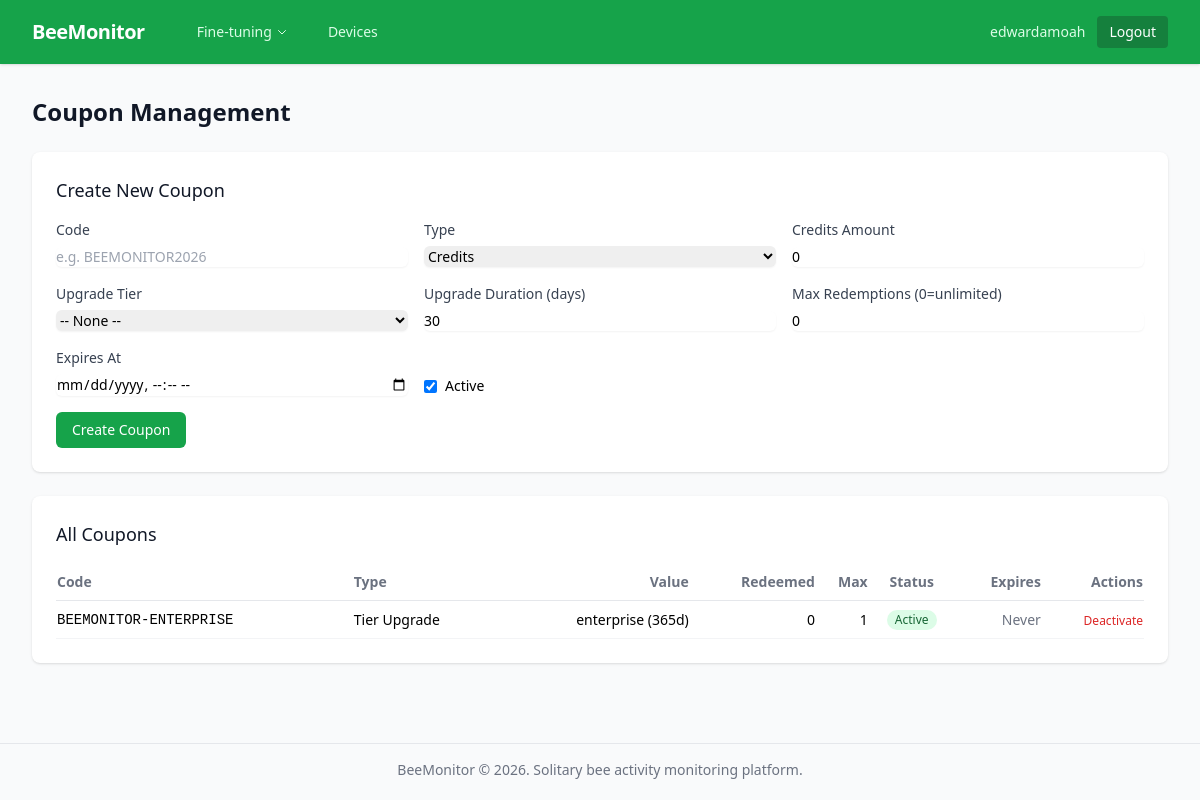
Screenshot of /accounts/coupons/ (signed in) with the database file from the repository.
### apps/accounts/models.py (models this page shows, shortened)
class Coupon(models.Model):
    class CouponType(models.TextChoices):
        CREDITS = "credits", "Credits"
        TIER_UPGRADE = "tier_upgrade", "Tier Upgrade"
    code = models.CharField(max_length=50, unique=True)
    coupon_type = models.CharField(max_length=20, choices=CouponType.choices)
    credits_amount = models.IntegerField(default=0, help_text="Bonus credits to add")
    upgrade_tier = models.CharField(
        max_length=20,
        choices=UserProfile.Tier.choices,
        blank=True,
        default="",
        help_text="Tier to upgrade user to",
    )
    upgrade_duration_days = models.IntegerField(default=30, help_text="How long tier upgrade lasts")
    max_redemptions = models.IntegerField(default=0, help_text="0 = unlimited")
    times_redeemed = models.IntegerField(default=0)
    is_active = models.BooleanField(default=True)
    created_at = models.DateTimeField(auto_now_add=True)
    expires_at = models.DateTimeField(null=True, blank=True)
    @property
    def is_valid(self):
        if not self.is_active:
            return False
        if self.max_redemptions > 0 and self.times_redeemed >= self.max_redemptions:
            return False
        if self.expires_at and timezone.now() > self.expires_at:
            return False
        return True

### apps/accounts/views.py (the view)
# urls.py: path("coupons/", views.CouponListView.as_view(), name="coupons"),
class CouponListView(LoginRequiredMixin, StaffRequiredMixin, ListView):
    model = Coupon
    template_name = "accounts/coupons.html"
    context_object_name = "coupons"
    ordering = ["-created_at"]
    def get_context_data(self, **kwargs):
        ctx = super().get_context_data(**kwargs)
        ctx["form"] = CouponForm()
        return ctx

### apps/accounts/forms.py
class CouponForm(forms.ModelForm):
    class Meta:
        model = Coupon
        fields = [
            "code", "coupon_type", "credits_amount",
            "upgrade_tier", "upgrade_duration_days",
            "max_redemptions", "is_active", "expires_at",
        ]
        widgets = {
            "expires_at": forms.DateTimeInput(attrs={"type": "datetime-local"}),
        }

### apps/accounts/views.py (called while the page is built)
    def test_func(self):
        return self.request.user.is_staff

### apps/accounts/templates/accounts/coupons.html (shortened to what this page needs)
{% extends "base.html" %}
{% block content %}
<h1 class="text-2xl font-bold text-gray-900 mb-6">Coupon Management</h1>
<div class="bg-white shadow rounded-lg p-6 mb-6">
  <h2 class="text-lg font-medium text-gray-900 mb-4">Create New Coupon</h2>
  <form method="post" action="{% url 'accounts:coupon_create' %}">
    <div class="grid grid-cols-1 sm:grid-cols-2 lg:grid-cols-3 gap-4">
      <div>
        <label class="block text-sm font-medium text-gray-700 mb-1">Code</label>
        <input type="text" name="code" required
          class="w-full rounded-md border-gray-300 shadow-sm focus:border-amber-500 focus:ring-amber-500 text-sm"
          placeholder="e.g. BEEMONITOR2026">
      </div>
      <div>
        <label class="block text-sm font-medium text-gray-700 mb-1">Type</label>
        <select name="coupon_type" required
          class="w-full rounded-md border-gray-300 shadow-sm focus:border-amber-500 focus:ring-amber-500 text-sm">
          <option value="credits">Credits</option>
        </select>
      </div>
      <div>
        <label class="block text-sm font-medium text-gray-700 mb-1">Credits Amount</label>
        <input type="number" name="credits_amount" value="0" min="0"
          class="w-full rounded-md border-gray-300 shadow-sm focus:border-amber-500 focus:ring-amber-500 text-sm">
      </div>
      <div>
        <label class="block text-sm font-medium text-gray-700 mb-1">Upgrade Tier</label>
        <select name="upgrade_tier"
          class="w-full rounded-md border-gray-300 shadow-sm focus:border-amber-500 focus:ring-amber-500 text-sm">
          <option value="">-- None --</option>
        </select>
      </div>
      <div>
        <label class="block text-sm font-medium text-gray-700 mb-1">Upgrade Duration (days)</label>
        <input type="number" name="upgrade_duration_days" value="30" min="1"
          class="w-full rounded-md border-gray-300 shadow-sm focus:border-amber-500 focus:ring-amber-500 text-sm">
      </div>
      <div>
        <label class="block text-sm font-medium text-gray-700 mb-1">Max Redemptions (0=unlimited)</label>
        <input type="number" name="max_redemptions" value="0" min="0"
          class="w-full rounded-md border-gray-300 shadow-sm focus:border-amber-500 focus:ring-amber-500 text-sm">
      </div>
      <div>
        <label class="block text-sm font-medium text-gray-700 mb-1">Expires At</label>
        <input type="datetime-local" name="expires_at"
          class="w-full rounded-md border-gray-300 shadow-sm focus:border-amber-500 focus:ring-amber-500 text-sm">
      </div>
      <div class="flex items-end">
        <label class="flex items-center gap-2 text-sm">
          <input type="checkbox" name="is_active" checked
            class="rounded border-gray-300 text-amber-600 focus:ring-amber-500">
          Active
        </label>
      </div>
    </div>
    <div class="mt-4">
      <button type="submit"
        class="px-4 py-2 bg-amber-600 text-white text-sm font-medium rounded-md hover:bg-amber-700 transition">
        Create Coupon
      </button>
    </div>
  </form>
</div>
<div class="bg-white shadow rounded-lg p-6">
  <h2 class="text-lg font-medium text-gray-900 mb-4">All Coupons</h2>
  {% if coupons %}
  <div class="overflow-x-auto">
    <table class="min-w-full text-sm">
      <thead>
        <tr class="border-b border-gray-200">
          <th class="py-2 text-left text-gray-500">Code</th>
          <th class="py-2 text-left text-gray-500">Type</th>
          <th class="py-2 text-right text-gray-500">Value</th>
          <th class="py-2 text-right text-gray-500">Redeemed</th>
          <th class="py-2 text-right text-gray-500">Max</th>
          <th class="py-2 text-center text-gray-500">Status</th>
          <th class="py-2 text-right text-gray-500">Expires</th>
          <th class="py-2 text-right text-gray-500">Actions</th>
        </tr>
      </thead>
      <tbody>
        {% for coupon in coupons %}
        <tr class="border-b border-gray-100">
          <td class="py-2 font-mono font-medium">{{ coupon.code }}</td>
          <td class="py-2">{{ coupon.get_coupon_type_display }}</td>
          <td class="py-2 text-right">
            {% if coupon.coupon_type == 'credits' %}{{ coupon.credits_amount }} credits
            {% else %}{{ coupon.upgrade_tier }} ({{ coupon.upgrade_duration_days }}d){% endif %}
          </td>
          <td class="py-2 text-right">{{ coupon.times_redeemed }}</td>
          <td class="py-2 text-right">{% if coupon.max_redemptions %}{{ coupon.max_redemptions }}{% else %}&infin;{% endif %}</td>
          <td class="py-2 text-center">
            {% if coupon.is_valid %}
              <span class="inline-flex px-2 py-0.5 text-xs font-medium rounded-full bg-green-100 text-green-800">Active</span>
            {% else %}
              <span class="inline-flex px-2 py-0.5 text-xs font-medium rounded-full bg-red-100 text-red-800">Inactive</span>
            {% endif %}
          </td>
          <td class="py-2 text-right text-gray-500">{{ coupon.expires_at|date:"M d, Y"|default:"Never" }}</td>
          <td class="py-2 text-right">
            {% if coupon.is_active %}
            <form method="post" action="{% url 'accounts:coupon_deactivate' coupon.pk %}" class="inline">
              <button type="submit" class="text-red-600 hover:text-red-800 text-xs font-medium">Deactivate</button>
            </form>
            {% endif %}
          </td>
        </tr>
        {% endfor %}
      </tbody>
    </table>
  </div>
  {% else %}
  <p class="text-gray-500 text-sm">No coupons created yet.</p>
  {% endif %}
</div>
{% endblock %}

### templates/components/navbar.html (shortened to what this page needs)
<nav class="bg-amber-600 shadow" x-data="{ open: false }">
  <div class="max-w-7xl mx-auto px-4 sm:px-6 lg:px-8">
    <div class="flex justify-between h-16">
      <div class="flex items-center">
        <a href="{% url 'analysis:analytics' %}" class="flex items-center">
          <span class="text-white text-xl font-bold tracking-tight">BeeMonitor</span>
        </a>
        <div class="hidden md:flex md:ml-10 md:space-x-4 md:items-center">
          <div class="relative" x-data="{ ft: false }" @click.away="ft = false">
            <button @click="ft = !ft"
                    class="text-amber-100 hover:text-white px-3 py-2 rounded-md text-sm font-medium inline-flex items-center gap-1">
              Fine-tuning
              <svg class="h-3 w-3" fill="none" viewBox="0 0 24 24" stroke="currentColor"><path stroke-linecap="round" stroke-linejoin="round" stroke-width="2" d="M19 9l-7 7-7-7"/></svg>
            </button>
          </div>
          <a href="{% url 'devices:list' %}" class="text-amber-100 hover:text-white px-3 py-2 rounded-md text-sm font-medium">Devices</a>
        </div>
      </div>
      <div class="hidden md:flex md:items-center md:space-x-3">
        {% if user.is_authenticated %}
        <a href="{% url 'accounts:usage' %}" class="text-amber-100 hover:text-white text-sm" title="Account &amp; settings">{{ user.username }}</a>
        <form method="post" action="{% url 'accounts:logout' %}" class="inline">{% csrf_token %}<button type="submit" class="bg-amber-700 hover:bg-amber-800 text-white px-3 py-1.5 rounded text-sm">Logout</button></form>
        {% else %}
        <a href="{% url 'accounts:login' %}" class="text-amber-100 hover:text-white px-3 py-2 text-sm font-medium">Login</a>
        <a href="{% url 'accounts:register' %}" class="bg-white text-amber-700 hover:bg-amber-50 px-3 py-1.5 rounded text-sm font-medium">Register</a>
        {% endif %}
      </div>
    </div>
  </div>
</nav>

### rows the page displays
Coupon: code "BEEMONITOR-ENTERPRISE", coupon_type "Tier Upgrade", upgrade_tier "enterprise", upgrade_duration_days "365", times_redeemed "0", max_redemptions "1", is_active "Active", expires_at "Never"

### other values shown
{{ user.username }} "edwardamoah"
